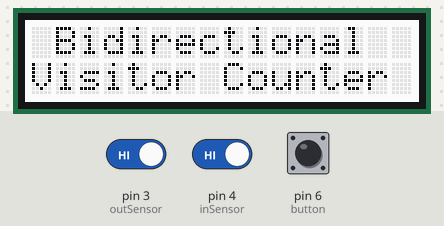
Simulated run of this sketch. Board: Arduino Uno, built with avr-gcc and run on an emulated ATmega328P. Shown: 16×2 character LCD. The test bench sets the inputs (shaded band); at power-on: pin 4 (inSensor) HIGH, pin 6 (button) LOW, pin 3 (outSensor) HIGH.

Above: at 3.2 s.
At 7.3 s:
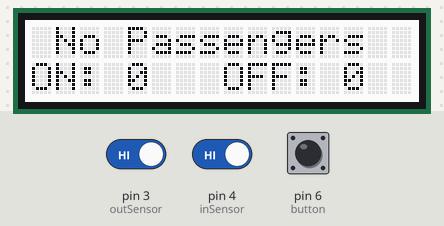
7.4 s: pin 4 (inSensor) driven LOW
At 10.3 s:
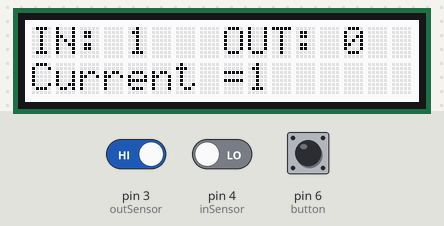
10.5 s: pin 6 (button) pulled HIGH for 0.65 s
At 12.4 s:
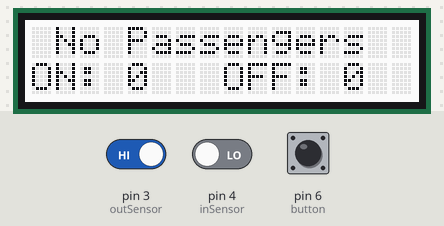
14.2 s: pin 6 (button) pulled HIGH for 1 s
18.3 s: pin 6 (button) pulled HIGH for 0.65 s
Timing chart, 0 to 21.3 s (numbered marks = the images above; inputs shaded):
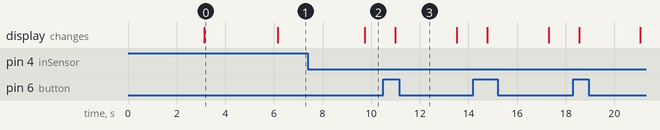

The sketch:

BidirectionalCounter.ino
```cpp
/* Bidirectional Visitor Counter using Arduino

 */
#include <Wire.h>
#include <rgb_lcd.h>


rgb_lcd lcd; //define pins for LCD Display
#define inSensor 4   //define IR Sensor 1 pins onnnected to D4
#define outSensor 3  //define IR Sensor 2 pins onnnected to D3
#define button 6 //
//Variables
int inStatus;
int outStatus;
int buttonStatus;

int in;
int out;
int now;
int countin = 0;
int countout = 0;

bool delayFlag = false; // flag for delay between sensor triggers
unsigned long delayTime = 1000; // delay time in milliseconds
unsigned long previousTime = 0; // initialize previous time to 0


void setup()
{
  lcd.begin(16, 2); // set up LCD with 16 columns and 2 rows
  lcd.setRGB(255, 255, 255); // set RGB color to white
  //Set Components pin modes
  pinMode(inSensor, INPUT);
  pinMode(outSensor, INPUT);
  pinMode(button, INPUT);

  //Print beginning message on LCD Display
  lcd.setCursor(0,0);
  lcd.print("   Welcome!!!   ");
  lcd.setCursor(0,1);
  lcd.print("    To The      ");
  delay(3000);
  lcd.clear();
  lcd.setCursor(0,0);
  lcd.print(" Bidirectional  ");
  lcd.setCursor(0,1);
  lcd.print("Visitor Counter");
  delay(3000);
}

void loop()
{
  inStatus =  digitalRead(inSensor);  // Read IR Sensor 1 Output
  outStatus = digitalRead(outSensor); // Read IR Sensor 2 Output
  buttonStatus = digitalRead(button);
  // Count the number of entering visitors
  if (inStatus == 0 && !delayFlag && millis() - previousTime > delayTime)
  {
   in = countin++;
   previousTime = millis(); // update previous time
    delayFlag = true; // set delay flag to true
    delay(200);

  }
  // Count the number of exiting visitors
  if (outStatus == 0 && !delayFlag && millis() - previousTime > delayTime)
  {
    out = countout++;
    previousTime = millis(); // update previous time
    delayFlag = true; // set delay flag to true
    delay(200);

  }
   if (buttonStatus == HIGH)
  {
    out = 0;
    in = 0;
    now = 0;
    countin = 0;
    countout = 0;
    delay(200);

  }

    // reset delay flag if delay has passed
  if (millis() - previousTime > delayTime) {
    delayFlag = false; // set delay flag to false
  }
  //calculate currently visitors present inside the place
  now = in - out;
  //Function for when no visitors inside the room
  if (now <= 0)
  {

    //Print Data on LCD Display
    lcd.clear();
    lcd.setCursor(0,0);
    lcd.print(" No Passengers  ");
    lcd.setCursor(0,1);
    lcd.print("ON:");
    lcd.setCursor(4,1);
    lcd.print(in);
    lcd.setCursor(8,1);
    lcd.print("OFF:");
    lcd.setCursor(13,1);
    lcd.print(out);
    delay(500);
  }
  // Function for when visitors entering and exiting
  else
  {


    //Print Data on LCD Display
    lcd.clear();
    lcd.setCursor(0,0);
    lcd.print("IN:");
    lcd.setCursor(4,0);
    lcd.print(in);
    lcd.setCursor(8,0);
    lcd.print("OUT:");
    lcd.setCursor(13,0);
    lcd.print(out);
    lcd.setCursor(0,1);
    lcd.print("Current =  ");
    lcd.setCursor(9,1);
    lcd.print(now);
    delay(500);
  }
}
```

Measured:
- after the input at 7.4 s, the display: changes after 2.3 s (image 2)
- after the input at 10.5 s, the display: changes after 0.50 s (image 3)
- what the display in image 0 shows lasts 3.1 s, from 3.1 s to 6.2 s
